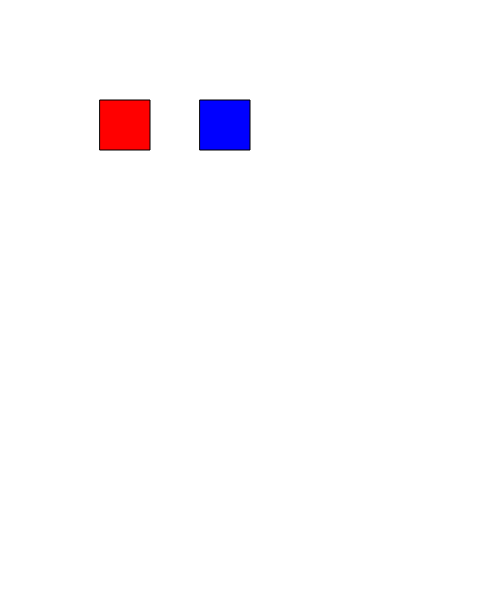
Frame 1 (no input)
Frame 60 (no input): identical to frame 1, image omitted
Frame 120 (the mouse pressed at the canvas centre since frame 60): identical to frame 1, image omitted

The p5.js sketch that drew this single still picture (run headless with seeded random() and noise() and a simulated clock; from frame 60 on, the mouse is pressed at the canvas centre):

// p5.js sketch
// ── sketch.js
let red, blue;

function setup() {
    createCanvas(500, 600);
    red = new Box(100, 100, 50, 50, color(255, 0, 0));
    blue = new Box(200, 100, 50, 50, color(0, 0, 255));
}

function draw() {
    background(255);
    blue.draw();
    red.draw();
}


function mouseDragged() {
    // Move the red box under the mouse
    red.setPosition(mouseX - 25, mouseY - 25);
    if (red.hit(blue)) {
        console.log("Hit!");
    } else {
        console.log("Missed");
    }
}


class CollisionRect {
    x;
    y;
    width;
    height

    /**
     * Creates a collision rect. This constructor is empty to 
     * allow child classes to set the position and dimensions
     * independently of the collision rect. 
     */
    constructor() {
    }

    /**
     * Sets the position
     * @param {number} newX The new x coordinate
     * @param {number} newY The new y coordinate
     */
    setPosition(newX, newY) {
        this.x = newX;
        this.y = newY;
    }


    /**
     * Sets the width and height.
     * @param {number} newWidth 
     * @param {number} newHeight 
     */
    setDimensions(newWidth, newHeight) {
        this.width = newWidth;
        this.height = newHeight;
    }

    /**
     * Checks if this collision rect has hit another
     * @param {CollisionRect} other Another collision rect
     */
    hit(other) {
        if (this.x + this.width >= other.x // r1 (this) right edge is to the right of r2 (other) left edge
            && this.x <= other.x + other.width // r1 left edge is to the left of r2 right edge
            && this.y + this.height >= other.y // r1 bottom edge is below r2 top edge
            && this.y <= other.y + other.height) { // r1 top edge is above r2 bottom edge
            return true;
        }
        return false;
    }

}


class Box extends CollisionRect {
    colour;

    /**
     * Creates a Box
     * @param {number} x 
     * @param {number} y 
     * @param {number} w 
     * @param {number} h 
     * @param {number} colour 
     */
    constructor(x, y, w, h, colour) {
        super(); // still have to call super, even though its empty
        
        // Set the bounding box location and dimensions
        this.setPosition(x, y);
        this.setDimensions(w, h);
        this.colour = colour;
    }


    /**
     * Draw the box
     */
    draw() {
        fill(this.colour);
        rect(this.x, this.y, this.width, this.height);
    }
}

// ── basicBoundingBox.html
<!DOCTYPE html>
<html lang="en">
  <head>
    <meta charset="utf-8" />
    <meta name="viewport" content="width=device-width, initial-scale=1.0">

    <title>Week 4 Lecture 2 - basicBoundingBox</title>

    <link rel="stylesheet" type="text/css" href="./lib/main-styles.css">

    <script src="./lib/libraries/p5.min.js"></script>
  </head>

  <body>
    <script src="sketch.js"></script>
  </body>
</html>
